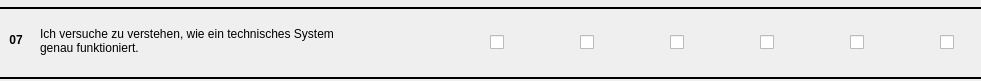
   <widget class="QWidget" name="item_7" native="true">
    <property name="geometry">
     <rect>
      <x>0</x>
      <y>680</y>
      <width>981</width>
      <height>81</height>
     </rect>
    </property>
    <widget class="QLabel" name="label_29">
     <property name="geometry">
      <rect>
       <x>40</x>
       <y>0</y>
       <width>491</width>
       <height>81</height>
      </rect>
     </property>
     <property name="text">
      <string>Ich versuche zu verstehen, wie ein technisches System
genau funktioniert.</string>
     </property>
    </widget>
    <widget class="QLabel" name="label_30">
     <property name="geometry">
      <rect>
       <x>6</x>
       <y>30</y>
       <width>20</width>
       <height>20</height>
      </rect>
     </property>
     <property name="font">
      <font>
       <weight>75</weight>
       <bold>true</bold>
      </font>
     </property>
     <property name="text">
      <string>07</string>
     </property>
     <property name="alignment">
      <set>Qt::AlignCenter</set>
     </property>
    </widget>
    <widget class="QCheckBox" name="i7cb1">
     <property name="geometry">
      <rect>
       <x>490</x>
       <y>30</y>
       <width>21</width>
       <height>24</height>
      </rect>
     </property>
     <property name="text">
      <string/>
     </property>
    </widget>
    <widget class="QCheckBox" name="i7cb2">
     <property name="geometry">
      <rect>
       <x>580</x>
       <y>30</y>
       <width>21</width>
       <height>24</height>
      </rect>
     </property>
     <property name="text">
      <string/>
     </property>
    </widget>
    <widget class="QCheckBox" name="i7cb3">
     <property name="geometry">
      <rect>
       <x>670</x>
       <y>30</y>
       <width>21</width>
       <height>24</height>
      </rect>
     </property>
     <property name="text">
      <string/>
     </property>
    </widget>
    <widget class="QCheckBox" name="i7cb4">
     <property name="geometry">
      <rect>
       <x>760</x>
       <y>30</y>
       <width>21</width>
       <height>24</height>
      </rect>
     </property>
     <property name="text">
      <string/>
     </property>
    </widget>
    <widget class="QCheckBox" name="i7cb5">
     <property name="geometry">
      <rect>
       <x>850</x>
       <y>30</y>
       <width>21</width>
       <height>24</height>
      </rect>
     </property>
     <property name="text">
      <string/>
     </property>
    </widget>
    <widget class="QCheckBox" name="i7cb6">
     <property name="geometry">
      <rect>
       <x>940</x>
       <y>30</y>
       <width>21</width>
       <height>24</height>
      </rect>
     </property>
     <property name="text">
      <string/>
     </property>
    </widget>
    <widget class="Line" name="line_19">
     <property name="geometry">
      <rect>
       <x>0</x>
       <y>0</y>
       <width>981</width>
       <height>16</height>
      </rect>
     </property>
     <property name="frameShadow">
      <enum>QFrame::Plain</enum>
     </property>
     <property name="lineWidth">
      <number>2</number>
     </property>
     <property name="orientation">
      <enum>Qt::Horizontal</enum>
     </property>
    </widget>
    <widget class="Line" name="line_20">
     <property name="geometry">
      <rect>
       <x>0</x>
       <y>70</y>
       <width>981</width>
       <height>16</height>
      </rect>
     </property>
     <property name="frameShadow">
      <enum>QFrame::Plain</enum>
     </property>
     <property name="lineWidth">
      <number>2</number>
     </property>
     <property name="orientation">
      <enum>Qt::Horizontal</enum>
     </property>
    </widget>
   </widget>
